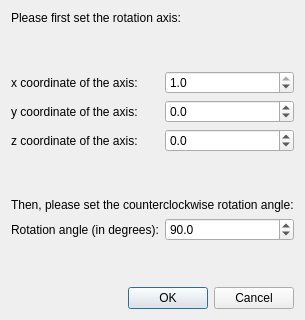
<?xml version="1.0" encoding="UTF-8"?>
<ui version="4.0">
 <class>Settings_Rotation</class>
 <widget class="QDialog" name="Settings_Rotation">
  <property name="geometry">
   <rect>
    <x>0</x>
    <y>0</y>
    <width>280</width>
    <height>203</height>
   </rect>
  </property>
  <property name="windowTitle">
   <string>Settings</string>
  </property>
  <layout class="QVBoxLayout" name="verticalLayout">
   <property name="sizeConstraint">
    <enum>QLayout::SetFixedSize</enum>
   </property>
   <item>
    <layout class="QGridLayout" name="gridLayout">
     <item row="2" column="0">
      <widget class="QLabel" name="label">
       <property name="text">
        <string>x coordinate of the axis:</string>
       </property>
      </widget>
     </item>
     <item row="2" column="1">
      <widget class="QDoubleSpinBox" name="CtrlXForAxis">
       <property name="decimals">
        <number>1</number>
       </property>
       <property name="minimum">
        <double>-1.000000000000000</double>
       </property>
       <property name="maximum">
        <double>1.000000000000000</double>
       </property>
       <property name="singleStep">
        <double>0.100000000000000</double>
       </property>
       <property name="value">
        <double>1.000000000000000</double>
       </property>
      </widget>
     </item>
     <item row="3" column="0">
      <widget class="QLabel" name="label_2">
       <property name="text">
        <string>y coordinate of the axis:</string>
       </property>
      </widget>
     </item>
     <item row="4" column="0">
      <widget class="QLabel" name="label_3">
       <property name="text">
        <string>z coordinate of the axis:</string>
       </property>
      </widget>
     </item>
     <item row="3" column="1">
      <widget class="QDoubleSpinBox" name="CtrlYForAxis">
       <property name="decimals">
        <number>1</number>
       </property>
       <property name="minimum">
        <double>-1.000000000000000</double>
       </property>
       <property name="maximum">
        <double>1.000000000000000</double>
       </property>
       <property name="singleStep">
        <double>0.100000000000000</double>
       </property>
      </widget>
     </item>
     <item row="4" column="1">
      <widget class="QDoubleSpinBox" name="CtrlZForAxis">
       <property name="decimals">
        <number>1</number>
       </property>
       <property name="minimum">
        <double>-1.000000000000000</double>
       </property>
       <property name="maximum">
        <double>1.000000000000000</double>
       </property>
       <property name="singleStep">
        <double>0.100000000000000</double>
       </property>
      </widget>
     </item>
     <item row="7" column="0">
      <widget class="QLabel" name="label_4">
       <property name="text">
        <string>Rotation angle (in degrees):</string>
       </property>
      </widget>
     </item>
     <item row="7" column="1">
      <widget class="QDoubleSpinBox" name="CtrlAngle">
       <property name="decimals">
        <number>1</number>
       </property>
       <property name="minimum">
        <double>-360.000000000000000</double>
       </property>
       <property name="maximum">
        <double>360.000000000000000</double>
       </property>
       <property name="value">
        <double>90.000000000000000</double>
       </property>
      </widget>
     </item>
     <item row="6" column="0" colspan="2">
      <widget class="QLabel" name="label_5">
       <property name="text">
        <string>Then, please set the counterclockwise rotation angle:</string>
       </property>
      </widget>
     </item>
     <item row="0" column="0" colspan="2">
      <widget class="QLabel" name="label_6">
       <property name="text">
        <string>Please first set the rotation axis:</string>
       </property>
      </widget>
     </item>
     <item row="1" column="0">
      <spacer name="verticalSpacer">
       <property name="orientation">
        <enum>Qt::Vertical</enum>
       </property>
       <property name="sizeHint" stdset="0">
        <size>
         <width>20</width>
         <height>40</height>
        </size>
       </property>
      </spacer>
     </item>
     <item row="5" column="0">
      <spacer name="verticalSpacer_2">
       <property name="orientation">
        <enum>Qt::Vertical</enum>
       </property>
       <property name="sizeHint" stdset="0">
        <size>
         <width>20</width>
         <height>40</height>
        </size>
       </property>
      </spacer>
     </item>
     <item row="8" column="0">
      <spacer name="verticalSpacer_3">
       <property name="orientation">
        <enum>Qt::Vertical</enum>
       </property>
       <property name="sizeHint" stdset="0">
        <size>
         <width>20</width>
         <height>40</height>
        </size>
       </property>
      </spacer>
     </item>
    </layout>
   </item>
   <item>
    <widget class="QDialogButtonBox" name="buttonBox">
     <property name="orientation">
      <enum>Qt::Horizontal</enum>
     </property>
     <property name="standardButtons">
      <set>QDialogButtonBox::Cancel|QDialogButtonBox::Ok</set>
     </property>
    </widget>
   </item>
  </layout>
 </widget>
 <resources/>
 <connections>
  <connection>
   <sender>buttonBox</sender>
   <signal>accepted()</signal>
   <receiver>Settings_Rotation</receiver>
   <slot>accept()</slot>
   <hints>
    <hint type="sourcelabel">
     <x>248</x>
     <y>254</y>
    </hint>
    <hint type="destinationlabel">
     <x>157</x>
     <y>274</y>
    </hint>
   </hints>
  </connection>
  <connection>
   <sender>buttonBox</sender>
   <signal>rejected()</signal>
   <receiver>Settings_Rotation</receiver>
   <slot>reject()</slot>
   <hints>
    <hint type="sourcelabel">
     <x>316</x>
     <y>260</y>
    </hint>
    <hint type="destinationlabel">
     <x>286</x>
     <y>274</y>
    </hint>
   </hints>
  </connection>
 </connections>
</ui>
